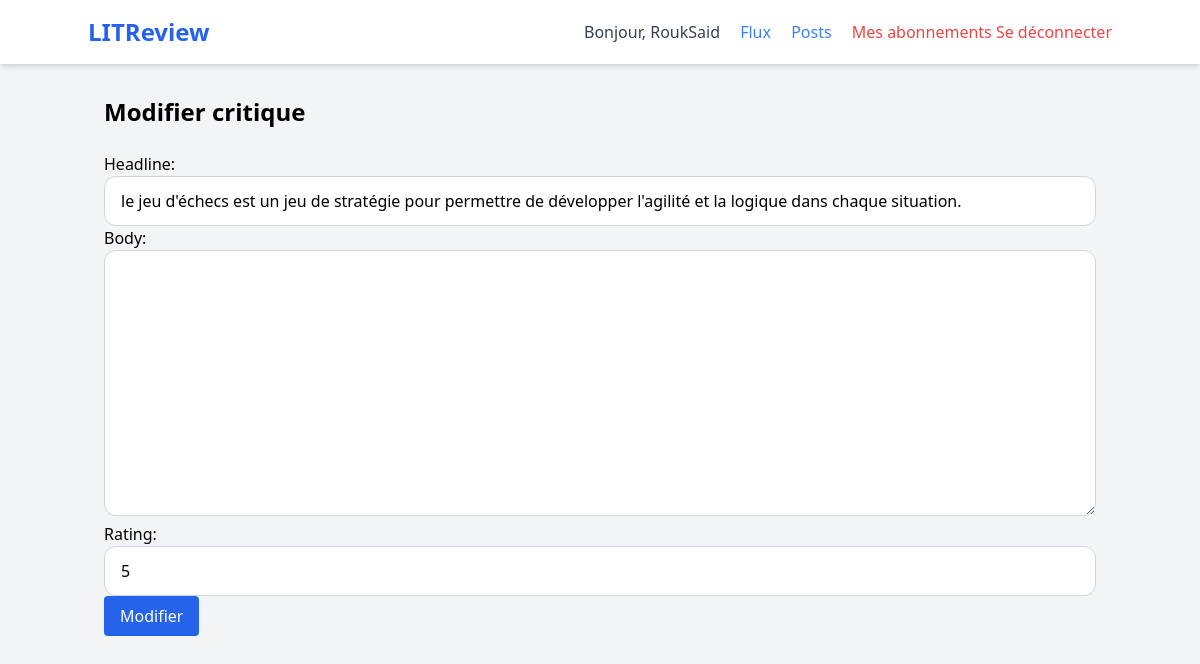
The page /review/update/1/ (signed in) on the database its author committed.
### litreview/AppCritique/models.py (models this page shows, shortened)
class CustomUser(AbstractUser):
    pass

class Review(models.Model):
    ticket = models.ForeignKey(
        to=Ticket,
        on_delete=models.CASCADE
    )
    rating = models.PositiveSmallIntegerField(
        validators=[
            MinValueValidator(0),
            MaxValueValidator(5)
        ]
    )
    headline = models.CharField(max_length=128)
    body = models.TextField(
        max_length=8192,
        blank=True
    )
    user = models.ForeignKey(
        to=settings.AUTH_USER_MODEL,
        on_delete=models.CASCADE
    )
    time_created = models.DateTimeField(
        auto_now_add=True
    )

### litreview/AppCritique/views.py (the view, shortened to what this page needs)
# urls.py: path('review/update/<int:review_id>/', update_review,
@login_required
def update_review(request, review_id):
    review = get_object_or_404(
        Review,
        id=review_id
    )
    if review.user != request.user:
        return redirect('feed')
    form = ReviewForm(
        instance=review
    )
    return render(
        request,
        'AppCritique/update_review.html',
        {
            'form': form,
            'ticket': review.ticket
        }
    )

### litreview/AppCritique/forms.py
class ReviewForm(StyledFormMixin, forms.ModelForm):
    class Meta:
        model = Review
        fields = ["headline", "body", "rating"]
    def __init__(self, *args, **kwargs):
        super().__init__(*args, **kwargs)
        self.apply_style()

### litreview/AppCritique/forms.py (called while the page is built)
    def apply_style(self):
        for field in self.fields.values():
            field.widget.attrs.update({
                "class": self.default_classes
            })

### litreview/AppCritique/templates/AppCritique/update_review.html (shortened to what this page needs)
{% extends 'AppCritique/base.html' %}
{% block content %}
<h1 class="text-2xl font-bold mb-6">
Modifier critique
</h1>
<form method="POST">
    {{ form.as_p }}
    <button
        type="submit"
        class="bg-blue-600 text-white px-4 py-2 rounded"
    >
        Modifier
    </button>
</form>
{% endblock %}

### litreview/AppCritique/templates/AppCritique/base.html (shortened to what this page needs)
<!DOCTYPE html>
<html lang="fr">
<head>
    <script src="https://cdn.tailwindcss.com"></script>
    {% load static %}
    <link rel="stylesheet" href="{% static 'AppCritique/css/base.css' %}">
</head>
<body class="bg-gray-100 font-sans leading-normal tracking-normal">
    <nav class="bg-white p-4 shadow-md mb-8">
        <div class="container mx-auto flex justify-between items-center">
            <a href="/" class="text-2xl font-bold text-blue-600">LITReview</a>
            <div>
                {% if user.is_authenticated %}
                    <span class="mr-4 text-gray-700 font-medium">Bonjour, {{ user.username }}</span>
                    <a href="{% url 'feed' %}"class="mr-4 text-blue-500 hover:underline">Flux</a>
                    <a href="{% url 'posts' %}"class="mr-4 text-blue-500 hover:underline">Posts</a>
                    <a href="{% url 'subscriptions' %}" class="text-red-500 hover:underline">Mes abonnements</a>
                    <a href="{% url 'logout' %}" class="text-red-500 hover:underline">Se déconnecter</a>
                {% else %}
                    <a href="{% url 'login' %}" class="mr-4 text-blue-500 hover:underline">Connexion</a>
                    <a href="{% url 'signup' %}" class="bg-blue-500 text-white px-4 py-2 rounded">S'inscrire</a>
                {% endif %}
            </div>
        </div>
    </nav>
   <main class="container mx-auto px-4">
    {% block content %}
    {% endblock %}
</main>
</body>
</html>

### rows shown on the page
CustomUser: username "RoukSaid"
Review: headline "le jeu d'échecs est un jeu de stratégie pour permettre de développer l'agilité et la logique dans chaque situation.", rating "5"
